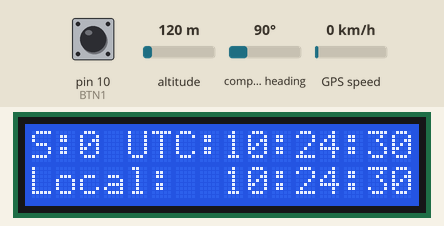
Recording of a program running on a simulated Arduino Nano, built with avr-gcc and run on an emulated ATmega328P. On the bench: 16×2 character LCD. The inputs (shaded band) are chosen by the test bench; at power-on: pin 10 (BTN1) HIGH, altitude 120 m, compass heading 90°, GPS speed 0 km/h. The local clock reads 2024-03-15 10:24:30 at power-on unless the program sets it; the GPS gets a fix after 3 s at 37.7749, -122.4194 with 8 satellites; what the program prints to the serial monitor is not drawn.

Above: at 1.6 s.
1.7 s: pin 10 (BTN1) pulled LOW for 0.15 s
At 3.5 s:
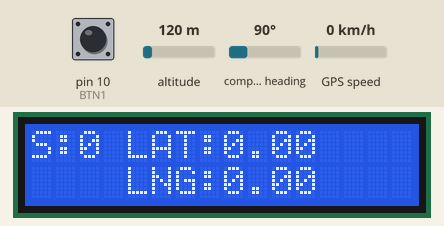
5.5 s: pin 10 (BTN1) pulled LOW for 0.15 s
At 6.8 s:
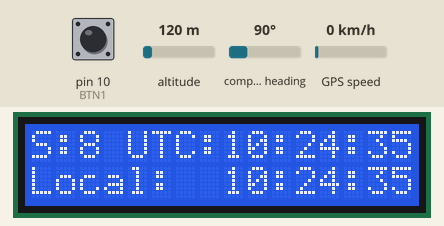
Timing chart, 0 to 8.5 s (numbered marks = the images above; inputs shaded):
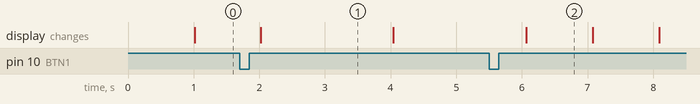

Measured:
- after the input at 1.7 s, the display: changes after 0.32 s (image 1)
- after the input at 5.5 s, the display: changes after 0.56 s (image 2)
- what the display in image 1 shows lasts 2.0 s, from 2.0 s to 4.0 s
- what the display in image 2 shows lasts 1.0 s, from 6.1 s to 7.1 s

The program:

main.cpp
```cpp
/*
   Written by W.J. Hoogervorst, May 2018
   Arduino Nano or Pro mini 5V 168
*/


#include <SoftwareSerial.h>
#include <TinyGPSPlus.h>
#include <Timezone.h>
#include <LiquidCrystal.h>
#include "OneButton.h"


#define BTN1 10
#define BTN2 12
#define BTN3 13


OneButton button1(BTN1, true);


const int rs = 7, en = 6, d4 = 5, d5 = 4, d6 = 3, d7 = 2;
LiquidCrystal lcd(rs, en, d4, d5, d6, d7);


//define serial connection for GPS
SoftwareSerial GPS_serial(8,9);  // RX = 8 (to TX op GPS) , TX = 9 (to RX of GPS) PWM 10 is not available

//define GPS variable
TinyGPSPlus gps;

// Change these two rules corresponding to your timezone, see https://github.com/JChristensen/Timezone
//Central European Time (Frankfurt, Paris)  120 = +2 hours in daylight saving time (summer).
TimeChangeRule CEST = {"CEST", Last, Sun, Mar, 2, 120};
//Central European Time (Frankfurt, Paris)  60  = +1 hour in normal time (winter)
TimeChangeRule CET = {"CET ", Last, Sun, Oct, 3, 60};
Timezone CE(CEST, CET);

TimeChangeRule EEST = {"EEST", Last, Sun, Mar, 3, 180};  // Літній час: UTC+3
TimeChangeRule EET  = {"EET ", Last, Sun, Oct, 4, 120};  // Зимовий час: UTC+2
Timezone UkraineTime(EEST, EET);

// time variables
time_t local, utc, prev_set;
unsigned  timesetinterval = 60; //set microcontroller time every 60 seconds


static void smartDelay(unsigned long ms);
void displaythetime(void);
void setthetime(void);
void displayLocation(void);

uint8_t showMode=0;

void singleClkButtonBtn1() {

  showMode = showMode ==0 ? 1 :0 ;
  //Serial.println("Btn1 click");


}

void setup() {
  lcd.begin(16, 2);  // initialize the lcd for 16 chars 2 lines, turn on backlight
  lcd.clear();
  //lcd.backlight();
  button1.attachClick(singleClkButtonBtn1);

  Serial.begin(115200);
  Serial.println("GPS Clock v0.1");

  lcd.setCursor(0, 0); //Start at character 0 on line 0
  lcd.print("Waiting for");
  lcd.setCursor(0, 1);
  lcd.print("GPS time");
  GPS_serial.begin(9600); //This opens up communications to the GPS
  smartDelay(1000);
  while (!gps.time.isValid()) // wait a valid GPS UTC time (valid is defined in the TinyGPS++ library)
  {
    smartDelay(1000);
  }
  setthetime();
  prev_set = now();


}

unsigned long lastSync=0;
unsigned long syncInterval = 20000;
unsigned long lastShow=0;
unsigned long showInterval = 1000;

void loop()
{


  button1.tick();
  smartDelay(20);
  /*while(GPS_serial.available()) {
    gps.encode(GPS_serial.read());
  }
  */
  if(gps.time.isUpdated()){
    if(millis()-lastSync > syncInterval) {
      lastSync=millis();
      Serial.println("sync GPS time");
      setthetime();
     // displaythetime();

    }
  }
  if(millis()-lastShow>showInterval) {
  if(showMode==0) {
    displaythetime();
  } else {
    displayLocation();
  }

  lastShow=millis();
}
 /*
  if (now() - prev_set > timesetinterval && gps.time.isValid())  // set the microcontroller time every interval, only if there is a valid GPS time
  {
    setthetime();
    prev_set = now();
    lcd.clear();
    lcd.setCursor(0, 0); //Start at character 0 on line 0
    lcd.print("time is set");
    //smartDelay(1000);
  }
  displaythetime();
  //smartDelay(1000);     // update the time every second

*/

  }

static void smartDelay(unsigned long ms)
{
  unsigned long start = millis();

  while(millis() - start < ms && GPS_serial.available())
  {
      gps.encode(GPS_serial.read()); // Send it to the encode function
    // tinyGPS.encode(char) continues to "load" the tinGPS object with new
    // data coming in from the GPS module. As full NMEA strings begin to come in
    // the tinyGPS library will be able to start parsing them for pertinent info
  }
}

void setthetime(void)
{
  int Year = gps.date.year();
  byte Month = gps.date.month();
  byte Day = gps.date.day();
  byte Hour = gps.time.hour();
  byte Minute = gps.time.minute();
  byte Second = gps.time.second();
  // Set Time from GPS data string
  setTime(Hour, Minute, Second, Day, Month, Year);  // set the time of the microcontroller to the UTC time from the GPS
}


void displayLocation(void)
{

  lcd.clear();
  lcd.setCursor(0, 0); //Start at character 0 on line 0
  lcd.print("S:");
  lcd.setCursor(2, 0);
  lcd.print(gps.satellites.value());  // display the number of satellites
 // Serial.println(gps.satellites.value());
  lcd.setCursor(4, 0); //Start at character 0 on line 1
  lcd.print("LAT:");
  lcd.setCursor(8, 0);
  lcd.print(gps.location.lat());
  lcd.setCursor(4, 1); //Start at character 0 on line 0

  lcd.print("LNG:");
  lcd.setCursor(8, 1);
  lcd.print(gps.location.lng());
}

void displaythetime(void)
{
  utc = now();  // read the time in the correct format to change via the TimeChangeRules
  local = UkraineTime.toLocal(utc);
  lcd.clear();
  lcd.setCursor(0, 0); //Start at character 0 on line 0
  lcd.print("S:");
  lcd.setCursor(2, 0);
  lcd.print(gps.satellites.value());  // display the number of satellites
 // Serial.println(gps.satellites.value());
  lcd.setCursor(4, 0); //Start at character 0 on line 1
  lcd.print("UTC:");
  lcd.setCursor(8, 0);
  // display UTC time from the GPS
  if (hour(utc) < 10) // add a zero if minute is under 10
    lcd.print("0");
  lcd.print(hour(utc));
  lcd.print(":");
  if (minute(utc) < 10) // add a zero if minute is under 10
    lcd.print("0");
  lcd.print(minute(utc));
  lcd.print(":");
  if (second(utc) < 10) // add a zero if minute is under 10
    lcd.print("0");
  lcd.print(second(utc));

  // display the local time
  lcd.setCursor(0, 1); //Start at character 0 on line 0
  lcd.print("Local:");
  lcd.setCursor(8, 1);

  if (hour(local) < 10) // add a zero if minute is under 10
    lcd.print("0");
  lcd.print(hour(local));
  lcd.print(":");
  if (minute(local) < 10) // add a zero if minute is under 10
    lcd.print("0");
  lcd.print(minute(local));
  lcd.print(":");
  if (second(local) < 10) // add a zero if minute is under 10
    lcd.print("0");
  lcd.print(second(local));
}
```
